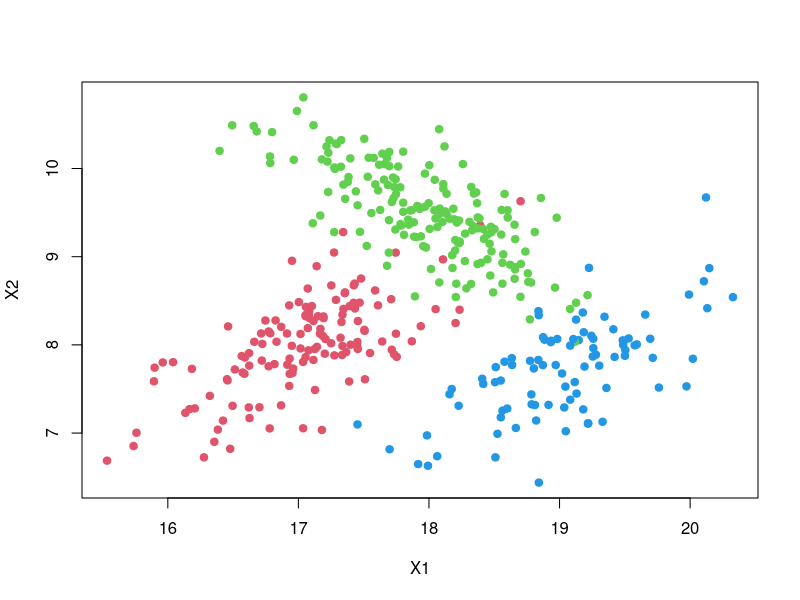

Source code (R):
set.seed(12345)
n = 400

gen.mix <- function(n,mu,k,sig){
  library(MASS)
  
  d = length(mu[1,]) # dim of the data points
  
  results = array(NA,c(n,d))
  for(i in 1:n){
    
    results[i,] = mvrnorm(n = 1,mu = mu[k[i],],Sigma = sig[, ,k[i]])
  }
  return(results)
}
# number of component is 3
pi  <- c(.3,.5,.2)   # mixing coeffs

# the data is in 2-D
# we start with 3 vector of size for mu

mu = matrix(NA, ncol = 2,nrow = 3)
mu = matrix(c(17,8
               ,18,9.5,
               19,7.7),ncol = 2,byrow = TRUE)
 
# covariance matrix is sigma :: a 3 matrix of size 2*2 (one for each class)

# create an empty array for sigma

sigs = array(rep(NA),c(2,2,3)) # 3D matrix

sigs[ , , 1] = matrix(c(.3,.2,.2,.3),ncol = 2,byrow = TRUE)
sigs[ , , 2] = matrix(c(.3,-.2,-.2,.3),ncol = 2,byrow = TRUE)
sigs[ , , 3] = matrix(c(.3,.2,.2,.3),ncol = 2,byrow = TRUE)

classes = sample(1:3,size = n,replace = TRUE, prob=pi)
#dataset constructed by a mixture of three Gaussians
data = gen.mix(n = 400,k = classes,sig = sigs,mu = mu)

dev.new()
plot(data,col=c(2,11,4)[classes],pch=19, xlab="X1", ylab="X2")




